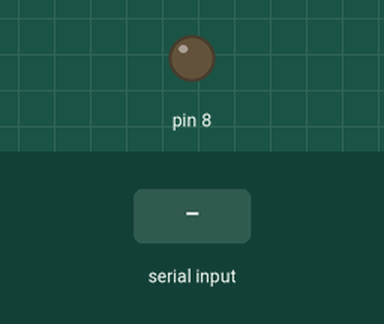
Recording of a sketch running on a simulated Arduino Uno, built with avr-gcc and run on an emulated ATmega328P. Parts: output pins drawn as LEDs (lit = HIGH). The test bench sets the inputs (shaded band).

Above: at 1.2 s.
1.3 s: "M" received over Serial
At 1.99 s:
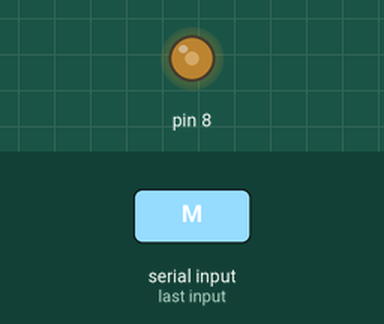
3.5 s: "N" received over Serial
At 5.4 s:
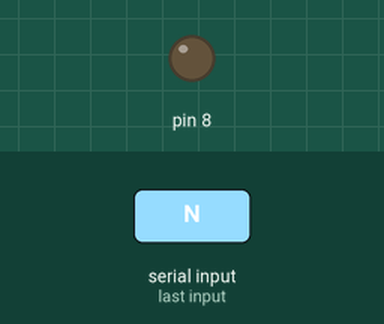
Timing chart, 0 to 6.9 s (numbered marks = the images above; inputs shaded):
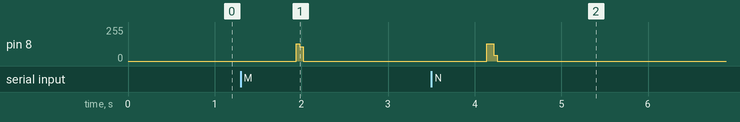

Measured:
- after the input at 1.3 s, pin 8: 0/255 → 128/255 after 0.64 s, → 108/255 0.04 s later, → 0/255 0.04 s later
- after the input at 3.5 s, pin 8: 0/255 → 128/255 after 0.64 s, → 0/255 0.08 s later

The sketch:

week09_3_arduino_2048_three_PCM_sound.ino
```cpp
//week09_3_arduino_2048_three_PCM_sound
#include "PCM.h"
#include "sounddata.h"
const byte QUEUE_CAP = 48;
char events[QUEUE_CAP];
byte qHead = 0, qTail = 0;
bool playing = false;
unsigned long soundEnd = 0;
void enqueue(char ch) {
  byte next = (qTail + 1) % QUEUE_CAP;
  if (next == qHead) return;  // queue full: discard latest
  events[qTail] = ch;
  qTail = next;
}
void playEvent(char ch) {
  const unsigned char *clip = NULL;
  int len = 0;
  if (ch == 'M') { clip = move_data; len = move_length; }
  delay(200);
  if (ch == 'C') { clip = merge_data; len = merge_length; }
  delay(200);
  if (ch == 'N') { clip = spawn_data; len = spawn_length; }
  delay(200);
  if (!clip) return;
  startPlayback(clip, len);
  soundEnd = millis() + (unsigned long)(len + 7) / 8;
  playing = true;
}
void setup() {
  pinMode(8, OUTPUT);
  digitalWrite(8, LOW);
  Serial.begin(115200);
}
void loop() {
  // Serial.read() is fast and non-blocking; processing continues during audio.
  while (Serial.available() > 0) {
    char ch = (char)Serial.read();
    if (ch == 'M' || ch == 'C' || ch == 'N') enqueue(ch);
  }
  if (playing && (long)(millis() - soundEnd) >= 0) {
    stopPlayback();
    playing = false;
  }
  if (!playing && qHead != qTail) {
    char ch = events[qHead];
    qHead = (qHead + 1) % QUEUE_CAP;
    playEvent(ch);
  }
}
```

PCM.cpp
```cpp
// Experimental PCM output for Maker UNO pin D8 (ATmega328P 16 MHz).
// Uses Timer1 64 kHz interrupt and first-order pulse-density modulation.
#include <Arduino.h>
#include <avr/interrupt.h>
#include <avr/pgmspace.h>
#include "PCM.h"

static const uint8_t *audioData = nullptr;
static volatile uint16_t indexSample = 0;
static volatile uint16_t numSamples = 0;
static uint8_t subSample = 0;
static uint8_t level = 128;
static uint8_t integrator = 0;

ISR(TIMER1_COMPA_vect) {
  if (subSample == 0) {
    if (indexSample >= numSamples) {
      TIMSK1 &= ~_BV(OCIE1A);
      TCCR1B = 0;
      PORTB &= ~_BV(PB0);
      return;
    }
    level = pgm_read_byte(audioData + indexSample);
    ++indexSample;
  }
  uint8_t previous = integrator;
  integrator += level;
  // 8-bit overflow -> output one pulse; others output zero.
  if (integrator < previous) PORTB |= _BV(PB0);
  else PORTB &= ~_BV(PB0);
  subSample = (subSample + 1) & 7;
}

void startPlayback(const unsigned char *data, int length) {
  if (!data || length <= 0) return;
  uint8_t oldSREG = SREG;
  cli();
  TIMSK1 &= ~_BV(OCIE1A);
  TCCR1B = 0;
  DDRB |= _BV(DDB0); // Arduino D8 = PB0
  PORTB &= ~_BV(PB0);
  audioData = data;
  numSamples = (uint16_t)length;
  indexSample = 0;
  subSample = 0;
  level = 128;
  integrator = 0;
  // 16 MHz / (249+1) = 64,000 interrupts/sec;
  // one fresh PCM sample every 8 interrupts = 8,000 Hz.
  TCCR1A = 0;
  TCCR1B = _BV(WGM12);
  TCNT1 = 0;
  OCR1A = 249;
  TIFR1 = _BV(OCF1A);
  TIMSK1 |= _BV(OCIE1A);
  TCCR1B |= _BV(CS10);
  SREG = oldSREG;
}

void stopPlayback(void) {
  uint8_t oldSREG = SREG;
  cli();
  TIMSK1 &= ~_BV(OCIE1A);
  TCCR1B = 0;
  PORTB &= ~_BV(PB0);
  SREG = oldSREG;
}
```

PCM.h
```cpp
#pragma once
#include <stdint.h>
#ifdef __cplusplus
extern "C" {
#endif
void startPlayback(const unsigned char *data, int length);
void stopPlayback(void);
#ifdef __cplusplus
}
#endif
```

Source omitted: sounddata.h (data table, 12665 bytes)
